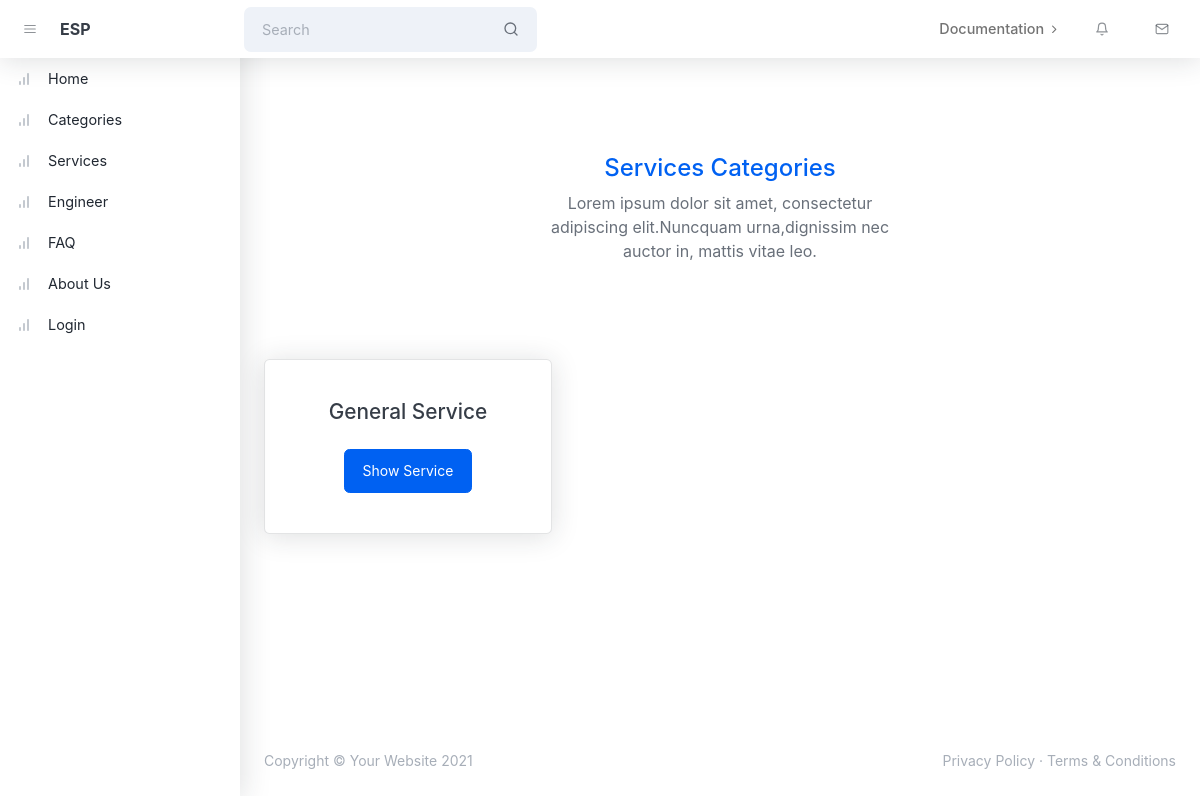
Page /service_type.php on the earlier database version.
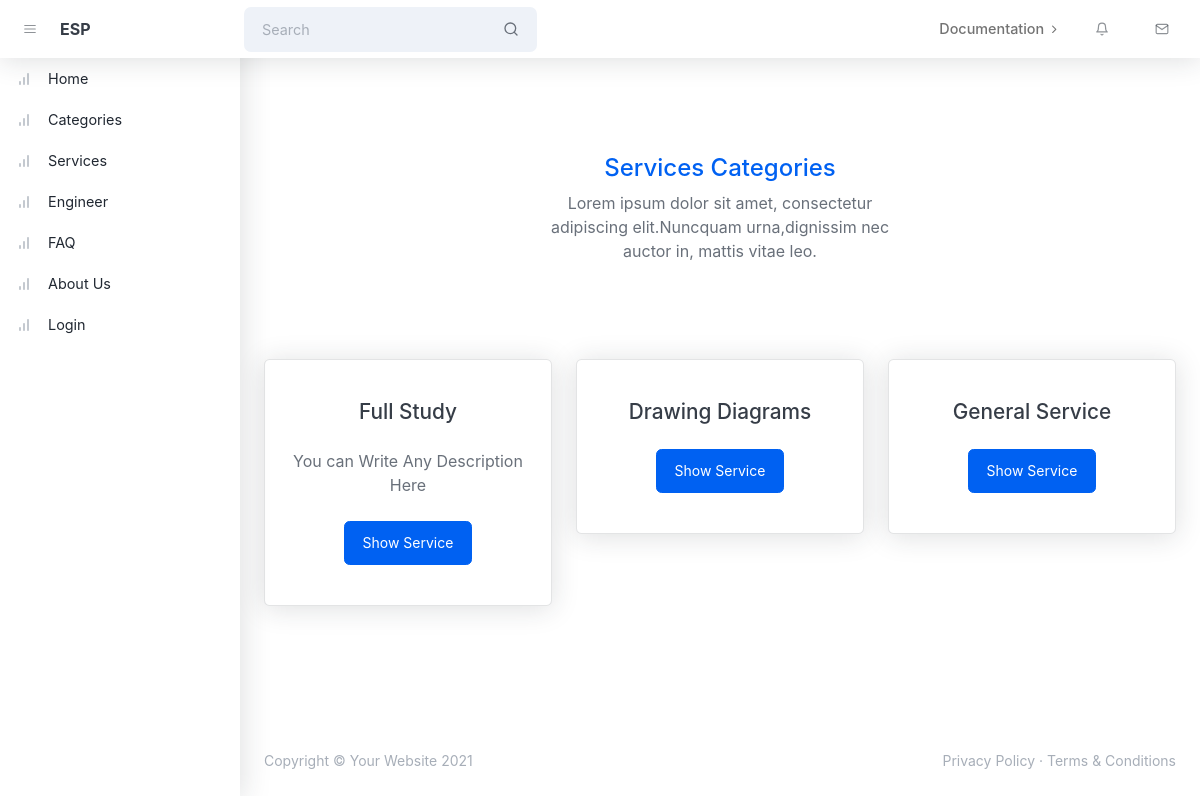
Same page on the later database version.
### tables this page shows
CREATE TABLE `service_type` (
  `id` int(11) NOT NULL,
  `name` varchar(255) NOT NULL,
  `detail` varchar(255) NOT NULL
);

### includes/config.php (called while the page is built, shortened)
<?php
	$PATH_SERVER 			= 'http://localhost:90/ESP/';
  function isLogin()
  {
	return false;
  }
?>

### includes/lib.php (called while the page is built, shortened)
<?php
include("config.php");
function select($statment)
{
    global $mysqlilink;
    $query = $statment;
    $res = mysqli_query($mysqlilink,$query) or die('<center><div>wrong in connect with server</div>'.mysqli_error($mysqlilink)."</center>");
	$list = [];
    while($row=mysqli_fetch_array($res,MYSQLI_BOTH))
    {
      $list[] = $row;
	}
	 return $list;
}
function selectAndOrder($statment ,$columns = "id" , $type = "asc")
{
    return select("$statment order by $columns $type");
}
?>

### includes/service_type.php (called while the page is built, shortened)
<?php
function getAllServiceTypes()
{
	return selectAndOrder("select * from service_type","id","desc");
}
?>

### service_type.php (the view, shortened to what this page needs)
<?php
  include('includes/lib.php');
  include('includes/service_type.php');
  ?>
<?php include('template/header.php'); ?>
<?php include('template/startNavbar.php'); ?>
<main class="page">
    <header class="py-10 mb-0 ">
        <div class="container-xl px-4 text-center">
            <div class="row">
                <div class="col-12">
                    <div class="text-center ">
                        <h1 class="text-primary">Services Categories </h1>
                        <p class="m-auto mb-0 mt-0 col-lg-5">Lorem ipsum dolor sit amet, consectetur adipiscing
                            elit.Nuncquam urna,dignissim
                            nec auctor in, mattis vitae leo.
                        </p>
                    </div>
                </div>
            </div>
        </div>
    </header>
    <div class="container-xl px-4">
        <div class="row">
            <?php
                $all = getAllServiceTypes();
                if(!(count($all) > 0)) return;
                else{
                    foreach($all as  $row)
                    {
             ?>
            <div class="col-md-6 col-xl-4 mb-4 mb-xl-0">
                <div class="card">
                    <div class="card-body text-center pt-5 pb-5">
                        <h3 class="mb-4"><?php echo $row['name']; ?></h3>
                        <p class="mb-4"><?php echo $row['detail']; ?></p>
                        <a href="service_list.php?service_type_id=<?php echo $row['id']; ?>"
                            class="btn btn-primary">Show
                            Service </a>
                    </div>
                </div>
            </div>
            <?php }}?>
        </div>
    </div>
</main>
<?php include('template/footer.php') ?>

### template/header.php (shortened to what this page needs)
<!DOCTYPE html>
<html lang="en">
<head>
    <link href="<?php echo $PATH_SERVER ?>css/styles.css" rel="stylesheet" />
    <link href="<?php echo $PATH_SERVER ?>css/custom.css" rel="stylesheet" />
    <link href="https://cdn.jsdelivr.net/npm/litepicker/dist/css/litepicker.css" rel="stylesheet" />
</head>
<body class="nav-fixed bg-white">

### template/startNavbar.php (shortened to what this page needs)
<nav class="topnav navbar navbar-expand shadow justify-content-between justify-content-sm-start navbar-light bg-white"
    id="sidenavAccordion">
    <button class="btn btn-icon btn-transparent-dark order-1 order-lg-0 me-2 ms-lg-2 me-lg-0" id="sidebarToggle"><i
            data-feather="menu"></i></button>
    <?php
        $mainPage = $PATH_SERVER;
     ?>
    <a class="navbar-brand pe-3 ps-4 ps-lg-2" href="<?php echo $mainPage; ?>">ESP</a>
    <form class="form-inline me-auto d-none d-lg-block me-3">
        <div class="input-group input-group-joined input-group-solid">
            <input class="form-control pe-0" type="search" placeholder="Search" aria-label="Search" />
            <div class="input-group-text"><i data-feather="search"></i></div>
        </div>
    </form>
    <ul class="navbar-nav align-items-center ms-auto">
        <li class="nav-item dropdown no-caret d-none d-md-block me-3">
            <a class="nav-link dropdown-toggle" id="navbarDropdownDocs" href="javascript:void(0);" role="button"
                data-bs-toggle="dropdown" aria-haspopup="true" aria-expanded="false">
                <div class="fw-500">Documentation</div>
                <i class="fas fa-chevron-right dropdown-arrow"></i>
            </a>
        </li>
        <li class="nav-item dropdown no-caret d-none d-sm-block me-3 dropdown-notifications">
            <a class="btn btn-icon btn-transparent-dark dropdown-toggle" id="navbarDropdownAlerts"
                href="javascript:void(0);" role="button" data-bs-toggle="dropdown" aria-haspopup="true"
                aria-expanded="false"><i data-feather="bell"></i></a>
        </li>
        <li class="nav-item dropdown no-caret d-none d-sm-block me-3 dropdown-notifications">
            <a class="btn btn-icon btn-transparent-dark dropdown-toggle" id="navbarDropdownMessages"
                href="javascript:void(0);" role="button" data-bs-toggle="dropdown" aria-haspopup="true"
                aria-expanded="false"><i data-feather="mail"></i></a>
        </li>
    </ul>
</nav>
<div id="layoutSidenav">
    <div id="layoutSidenav_nav">
        <nav class="sidenav shadow-right sidenav-light">
            <div class="sidenav-menu">
                <div class="nav accordion" id="accordionSidenav">
                    <?php if(isLogin()){ ?>
                    <?php if(isAdmin()){ ?>
                    <div class="sidenav-menu-heading d-sm-none">Account</div>
                    <a class="nav-link d-sm-none" href="#!">
                        <div class="nav-link-icon"><i data-feather="bell"></i></div>
                        Alerts
                        <span class="badge bg-warning-soft text-warning ms-auto">4 New!</span>
                    </a>
                    <a class="nav-link d-sm-none" href="#!">
                        <div class="nav-link-icon"><i data-feather="mail"></i></div>
                        Messages
                        <span class="badge bg-success-soft text-success ms-auto">2 New!</span>
                    </a>
                    <div class="sidenav-menu-heading">Core</div>
                    <a class="nav-link collapsed" href="javascript:void(0);" data-bs-toggle="collapse"
                        data-bs-target="#collapseDashboards" aria-expanded="false"
                        aria-controls="collapseDashboards">
                        <div class="nav-link-icon"><i data-feather="activity"></i></div>
                        Dashboards
                        <div class="sidenav-collapse-arrow"><i class="fas fa-angle-down"></i></div>
                    </a>
                    <div class="collapse" id="collapseDashboards" data-bs-parent="#accordionSidenav">
                        <nav class="sidenav-menu-nested nav accordion" id="accordionSidenavPages">
                            <a class="nav-link" href="dashboard-1.html">
                                Default
                                <span class="badge bg-primary-soft text-primary ms-auto">Updated</span>
                            </a>
                            <a class="nav-link" href="dashboard-2.html">Multipurpose</a>
                            <a class="nav-link" href="dashboard-3.html">Affiliate</a>
                        </nav>
                    </div>
                    <a class="nav-link" href="<?php echo $PATH_ADMIN_BOOKING; ?>">
                        <div class="nav-link-icon"><i data-feather="bar-chart"></i></div>
                        Booking
                    </a>
                    <a class="nav-link" href="<?php echo $PATH_ADMIN_RATING; ?>">
                        <div class="nav-link-icon"><i data-feather="bar-chart"></i></div>
                        Rating
                    </a>
                    <a class="nav-link" href="<?php echo $PATH_ADMIN_CUSTOMER; ?>">
                        <div class="nav-link-icon"><i data-feather="bar-chart"></i></div>
                        Customer
                    </a>
                    <a class="nav-link" href="<?php echo $PATH_ADMIN_ENGINEER; ?>">
                        <div class="nav-link-icon"><i data-feather="bar-chart"></i></div>
                        Engineer
                    </a>
                    <a class="nav-link" href="<?php echo $PATH_ADMIN_SERVICE; ?>">
                        <div class="nav-link-icon"><i data-feather="bar-chart"></i></div>
                        Service
                    </a>
                    <a class="nav-link" href="<?php echo $PATH_ADMIN_SERVICE_TYPE; ?>">
                        <div class="nav-link-icon"><i data-feather="bar-chart"></i></div>
                        Service Type
                    </a>
                    <a class="nav-link" href="<?php echo $PATH_ADMIN_ADMIN; ?>">
                        <div class="nav-link-icon"><i data-feather="bar-chart"></i></div>
                        Admin
                    </a>
                    <?php }else if(isEngineer()){ ?>
                    <?php }else if(isCustomer()){ ?>
                    <div class="sidenav-menu-heading d-sm-none">Account</div>
                    <a class="nav-link d-sm-none" href="#!">
                        <div class="nav-link-icon"><i data-feather="bell"></i></div>
                        Alerts
                        <span class="badge bg-warning-soft text-warning ms-auto">4 New!</span>
                    </a>
                    <a class="nav-link d-sm-none" href="#!">
                        <div class="nav-link-icon"><i data-feather="mail"></i></div>
                        Messages
                        <span class="badge bg-success-soft text-success ms-auto">2 New!</span>
                    </a>
                    <div class="sidenav-menu-heading">Core</div>
                    <a class="nav-link collapsed" href="javascript:void(0);" data-bs-toggle="collapse"
                        data-bs-target="#collapseDashboards" aria-expanded="false"
                        aria-controls="collapseDashboards">
                        <div class="nav-link-icon"><i data-feather="activity"></i></div>
                        Dashboards
                        <div class="sidenav-collapse-arrow"><i class="fas fa-angle-down"></i></div>
                    </a>
                    <div class="collapse" id="collapseDashboards" data-bs-parent="#accordionSidenav">
                        <nav class="sidenav-menu-nested nav accordion" id="accordionSidenavPages">
                            <a class="nav-link" href="dashboard-1.html">
                                Default
                                <span class="badge bg-primary-soft text-primary ms-auto">Updated</span>
                            </a>
                            <a class="nav-link" href="dashboard-2.html">Multipurpose</a>
                            <a class="nav-link" href="dashboard-3.html">Affiliate</a>
                        </nav>
                    </div>
                    <a class="nav-link" href="<?php echo $PATH_ADMIN_BOOKING; ?>">
                        <div class="nav-link-icon"><i data-feather="bar-chart"></i></div>
                        Booking
                    </a>
                    <a class="nav-link" href="<?php echo $PATH_ADMIN_RATING; ?>">
                        <div class="nav-link-icon"><i data-feather="bar-chart"></i></div>
                        Rating
                    </a>
                    <a class="nav-link" href="<?php echo $PATH_ADMIN_CUSTOMER; ?>">
                        <div class="nav-link-icon"><i data-feather="bar-chart"></i></div>
                        Customer
                    </a>
                    <a class="nav-link" href="<?php echo $PATH_ADMIN_ENGINEER; ?>">
                        <div class="nav-link-icon"><i data-feather="bar-chart"></i></div>
                        Engineer
                    </a>
                    <a class="nav-link" href="<?php echo $PATH_ADMIN_SERVICE; ?>">
                        <div class="nav-link-icon"><i data-feather="bar-chart"></i></div>
                        Service
                    </a>
                    <a class="nav-link" href="<?php echo $PATH_ADMIN_SERVICE_TYPE; ?>">
                        <div class="nav-link-icon"><i data-feather="bar-chart"></i></div>
                        Service Type
                    </a>
                    <a class="nav-link" href="<?php echo $PATH_ADMIN_ADMIN; ?>">
                        <div class="nav-link-icon"><i data-feather="bar-chart"></i></div>
                        Admin
                    </a>
                    <?php } ?>
                    <?php }else{ ?>
                    <a class="nav-link" href="<?php echo $PATH_SERVER;?>index.php">
                        <div class="nav-link-icon"><i data-feather="bar-chart"></i></div>
                        Home
                    </a>
                    <a class="nav-link" href="<?php echo $PATH_SERVER;?>service_type.php">
                        <div class="nav-link-icon"><i data-feather="bar-chart"></i></div>
                        Categories
                    </a>
                    <a class="nav-link" href="<?php echo $PATH_SERVER;?>service_list.php">
                        <div class="nav-link-icon"><i data-feather="bar-chart"></i></div>
                        Services
                    </a>
                    <a class="nav-link" href="<?php echo $PATH_SERVER;?>engineer_list.php">
                        <div class="nav-link-icon"><i data-feather="bar-chart"></i></div>
                        Engineer
                    </a>
                    <a class="nav-link" href="<?php echo $PATH_SERVER; ?>faq.php">
                        <div class="nav-link-icon"><i data-feather="bar-chart"></i></div>
                        FAQ
                    </a>
                    <a class="nav-link" href="<?php echo $PATH_SERVER; ?>about_us.php">
                        <div class="nav-link-icon"><i data-feather="bar-chart"></i></div>
                        About Us
                    </a>
                    <a class="nav-link" href="<?php echo $PATH_SERVER; ?>login.php">
                        <div class="nav-link-icon"><i data-feather="bar-chart"></i></div>
                        Login
                    </a>
                    <?php } ?>
                </div>
            </div>
        </nav>
    </div>
    <div id="layoutSidenav_content">

### template/footer.php (shortened to what this page needs)
<footer class="footer-admin mt-auto footer-light">
    <div class="container-xl px-4">
        <div class="row">
            <div class="col-md-6 small">Copyright © Your Website 2021</div>
            <div class="col-md-6 text-md-end small">
                <a href="#!">Privacy Policy</a>
                ·
                <a href="#!">Terms &amp; Conditions</a>
            </div>
        </div>
    </div>
</footer>
</div>
</div>
</body>
</html>

Differences in the rows shown:
added service_type: name "Full Study", detail "You can Write Any Description Here"
added service_type: name "Drawing Diagrams"
